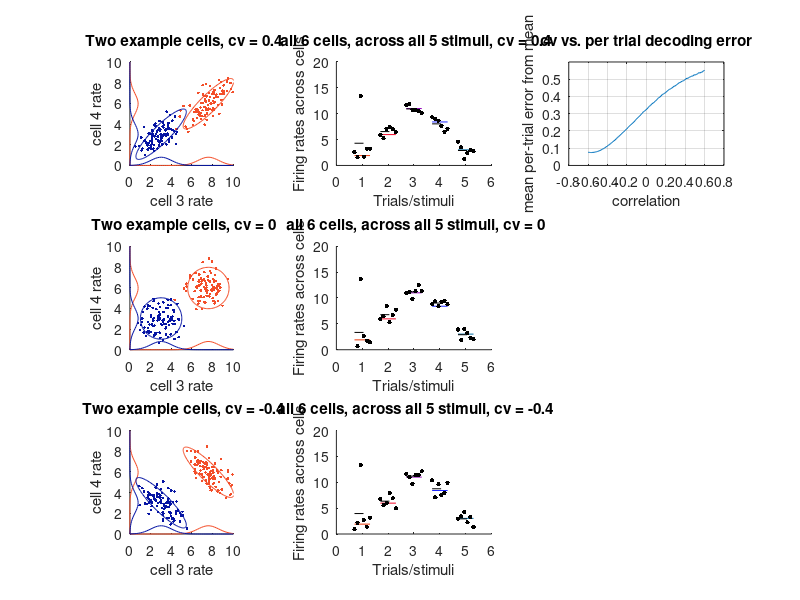

The MATLAB source for this figure:
% make simple examples of a few more or less correlated cells
% and see how it affects decoding
%
%
rng(1) % For reproducibility

ratemax=10;
ntrials=100;


nstims=5;

ncells=6;
plotcells=[3 4];

for i=1:ncells
    tuning(i,:)=normpdf([1:nstims],3.2,1);
    tuning(i,:)=10*(tuning(i,:)./max(tuning(i,:)));
    tuning(i,:)=tuning(i,:)+ ((i==3).* normpdf([1:nstims],1,.5)*15);  % make cell nr 3 more tuned to 1st stim, all others are tuned the same
end;

cvs=[.4 0  -0.4];

ll=linspace(0,ratemax,50);
%
fstrs={'b'};
% simulate two cells with and without correlation

for stim=1:nstims
    mu{stim}=1+ones(1,ncells).*tuning(:, stim)'; % average rate / tuning per cell per stimulus
end;

figure (1); clf;
for cv_i=1:numel(cvs)
    
    cv= cvs(cv_i);
    
    sigma=diag(ones(ncells-1,1)*cv,-1)+diag(ones(ncells-1,1)*cv,1)+eye(ncells);
    sigma_p=(sigma*sigma'); % make positive semidefinite
    
    
    sigma_p=sigma_p./mean(diag(sigma_p));
    %\[L,D] = ldl(sigma);
    
    sigma_p;
    
    x=linspace(0,2*pi,100)';
    circle=[sin(x),cos(x)]*2;
    
    subplot(numel(cvs),3,1+((cv_i-1)*3));
    hold on;
    
    for stim=[2 5]
        
        thiscolor=0.5+([sin(stim),-sin(stim*.2),-sin(stim*1.2)]/2);
        
        rates{stim} = mvnrnd(mu{stim},sigma_p,ntrials);
        
        plot(rates{stim}(:,plotcells(1)),rates{stim}(:,plotcells(2)),[fstrs{1} '.'],'color',thiscolor);
        
        plot(ll,2*normpdf(ll,mu{stim}(plotcells(1)),sigma(plotcells(1),plotcells(1))),fstrs{1},'color',thiscolor);
        plot(2*normpdf(ll,mu{stim}(plotcells(2)),sigma(plotcells(2),plotcells(2))),ll,fstrs{1},'color',thiscolor);
        
        cc=circle*sigma_p(plotcells,plotcells);
        plot( cc(:,1)+mu{stim}(plotcells(1)),cc(:,2)+mu{stim}(plotcells(2)),[fstrs{1} '-'],'color',thiscolor);
        
        %h=histc(r(:,1),ll);
        %plot(ll,h,'b');
        
        xlim([0 ratemax]);
        ylim([0 ratemax]);
        daspect([1 1 1]);
    end;
    xlabel(['cell ',num2str(plotcells(1)),' rate']);
    ylabel(['cell ',num2str(plotcells(2)),' rate']);
    title([' Two example cells, cv = ',num2str(cv)]);
    
    subplot(numel(cvs),3,2+((cv_i-1)*3));
    hold on;
    %
    
    trialwidth=.3;
    for stim=1:nstims
        
        rates{stim} = mvnrnd(mu{stim},sigma_p,ntrials);
        
        thiscolor=0.5+([sin(stim),-sin(stim*.6),-sin(stim*1.2)]/2);
        
        plot(stim+[-trialwidth trialwidth],[1 1]*mu{stim}(1),'color',thiscolor);
        
        xl=linspace(-trialwidth,trialwidth,ncells);
        
        plot(xl+stim,rates{stim}(1,:),'k.','MarkerSize',10);
        
        plot(stim+[-trialwidth trialwidth],[1 1]*mean(rates{stim}(1,:)) ,'k--');
        
    end;
    ylim([0 20]);
    ylabel('Firing rates across cells');
    xlabel('Trials/stimuli');
    title([' all ',num2str(ncells),' cells, across all ',num2str(nstims),' stimuli, cv = ',num2str(cv)]);
    %subplot(numel(cvs),3,3+((cv_i-1)*3));
    %hold on;
    
    
end;


% quantify how the correlation affects overall decoding per trial
cvs_dense=linspace(-.6,.6,100);
meanerr=[];
ntrials_dense=10000;
for cv_i=1:numel(cvs_dense)
    
    cv= cvs_dense(cv_i);
    
    sigma=diag(ones(ncells-1,1)*cv,-1)+diag(ones(ncells-1,1)*cv,1)+eye(ncells);
    sigma_p=(sigma*sigma'); % make positive semidefinite
    for stim=1:nstims
        rates{stim} = mvnrnd(mu{stim},sigma_p,ntrials_dense);
        
        sigma_p=sigma_p./mean(diag(sigma_p));
        meanerr(cv_i,stim)= mean(abs(mean((rates{stim} - repmat(mu{stim},ntrials_dense,1))')));
    end;
end;

subplot(numel(cvs),3,3);
plot(cvs_dense,mean(meanerr'));
ylim([0 .6]);
grid on;
ylabel('mean per-trial error from mean');
    xlabel('correlation');
    title('cv vs. per trial decoding error');
    
    
